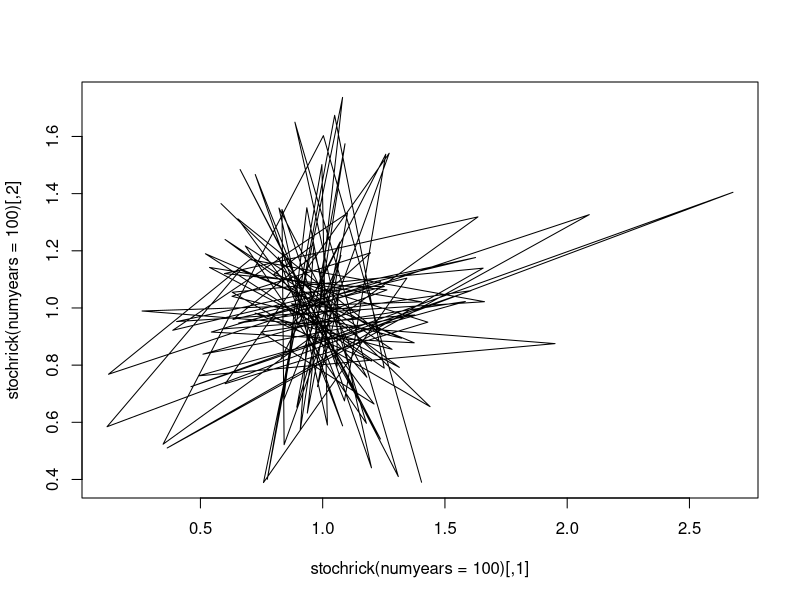

This chart was generated by the following R code: (Note: this script raises an error after producing the figure.)
# Runs the stochastic (with gaussian fluctuations) Ricker Eqn .

rm(list=ls())

stochrick<-function(p0=runif(1000,.5,1.5),r=2,K=1,sigma=0.2,numyears=100)
{
  #initialize
  
  N<-matrix(NA,numyears,length(p0))
  N[1,]<-p0
  
  for (yr in 2:numyears) #for each pop, loop through the years
    {
      N[yr,]<-N[yr-1,]*exp(r*(1-N[yr-1,]/K)+rnorm(length(p0),0,sigma))
    }
  return(N)
}
plot(stochrick(numyears=100), type="l")
# Now write another code called stochrickvect that vectorizes the above 
# to the extent possible, with improved performance: 

print("Vectorized Stochastic Ricker takes:")
print(system.time(res2<-stochrickvect()))


#func = input of vector
#apply seperately
